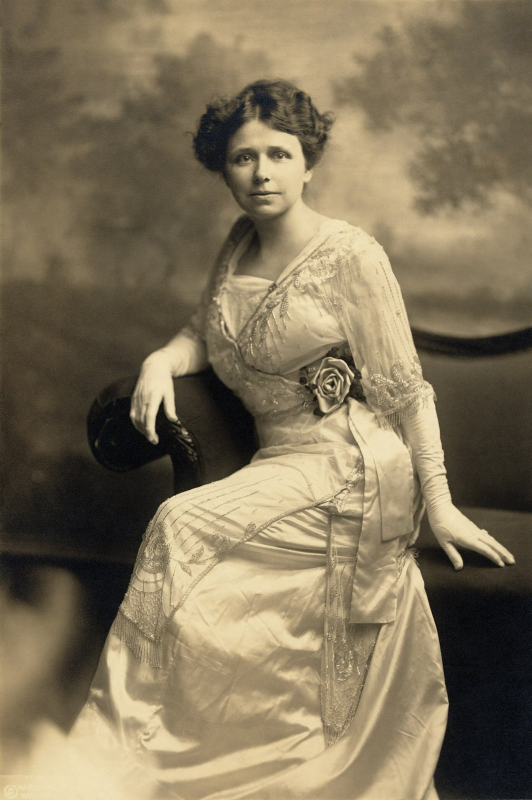
#> input picture hist/photos/AR_2.jpg, 1063 x 1600 px, given in place of CO_hydro_blue_relief.jpg, which was not available (shown at 1/2 size)
$ python guess.py ../../hist/photos/AR_2.jpg
#> lines starting #> are read from the running program, lines starting #| are printed output that depends on the picture
import sys, math, subprocess
from PIL import Image
from common import *

Image.MAX_IMAGE_PIXELS = None
P = Image.open(D + "CO_hydro_blue_relief.jpg").convert("RGB")
#> P is the input picture: PIL image 1063x1600 RGB; mean R, G, B 128.5, 115.5, 89.9
PW, PH = P.size
#> PW = 1063; PH = 1600
P_half = P.resize((PW // 2, PH // 2), Image.LANCZOS)
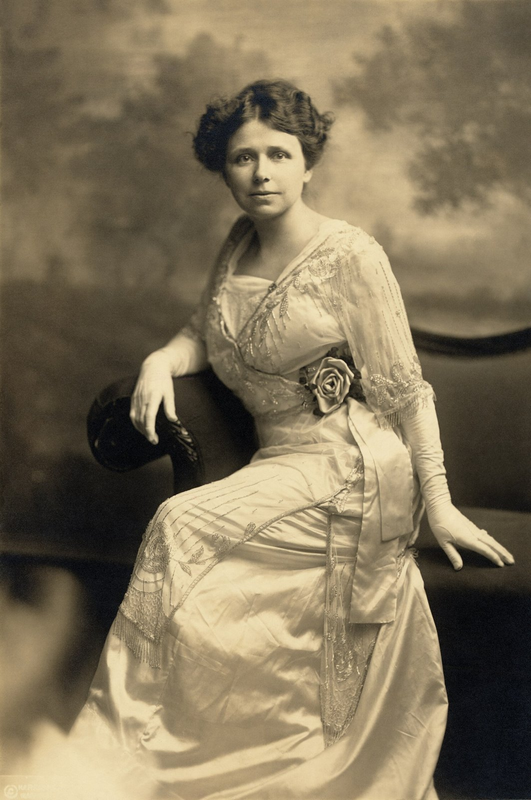
#> P_half: PIL image 531x800 RGB; mean R, G, B 128.5, 115.5, 89.9

T_REVEAL, T_CTA, T_END = 7.35, 9.1, 12.0
WIN = (40, 470, 1000)  # x, y, side


# [9 lines left out: function window, not called in this run]


def full():
    w = 1040
    h = int(PH * w / PW)
#> h = 1565
    return P.resize((w, h), Image.LANCZOS)


FULL = full()


# [36 lines left out: function frame, not called in this run]


if __name__ == "__main__":
    if len(sys.argv) > 1:
#> (the run stopped early here; a loop or call above may not have finished)

$ run again, on hist/photos/AZ_0.jpg
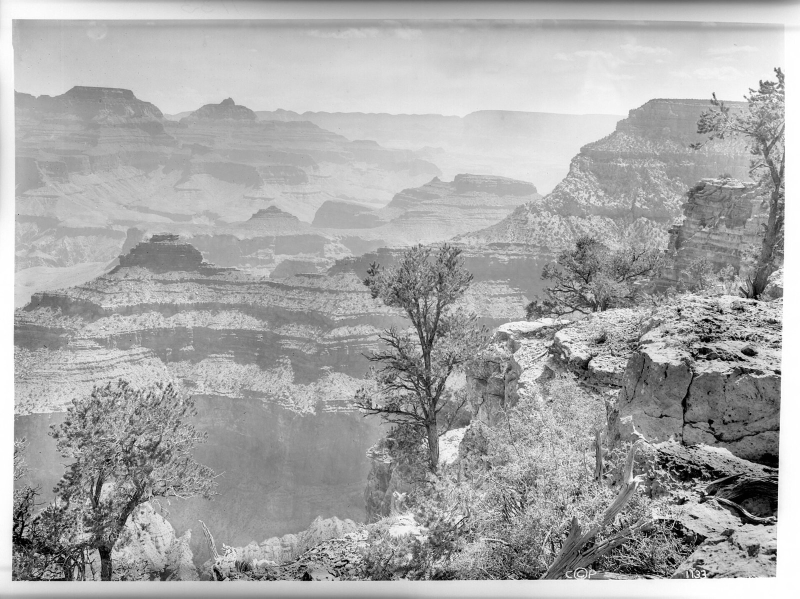
#> input picture hist/photos/AZ_0.jpg, 1600 x 1197 px, given in place of CO_hydro_blue_relief.jpg, which was not available (shown at 1/2 size)
#> P is the input picture: PIL image 1600x1197 RGB; min 0, max 255, mean 168.5
#> `P_half = P.resize((PW // 2, PH // 2), Image.LANCZOS)`:
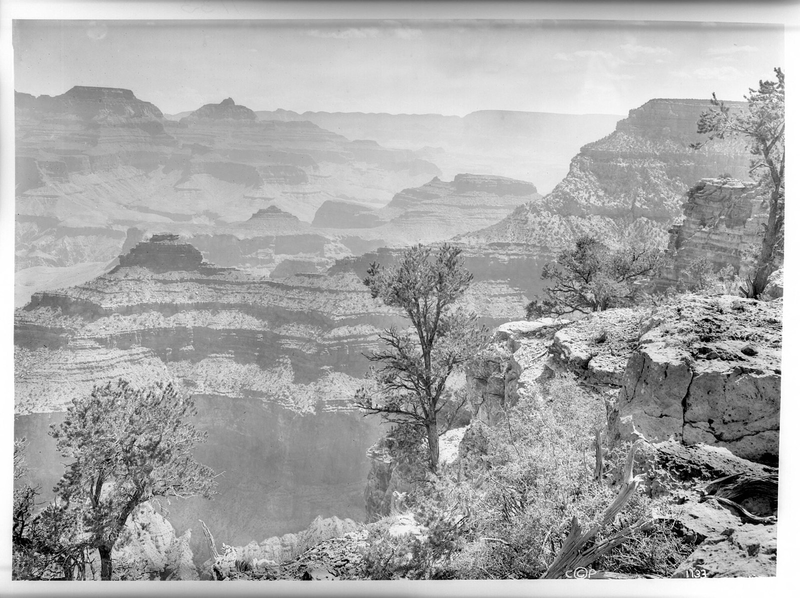
#> P_half: PIL image 800x598 RGB; min 0, max 255, mean 168.5
